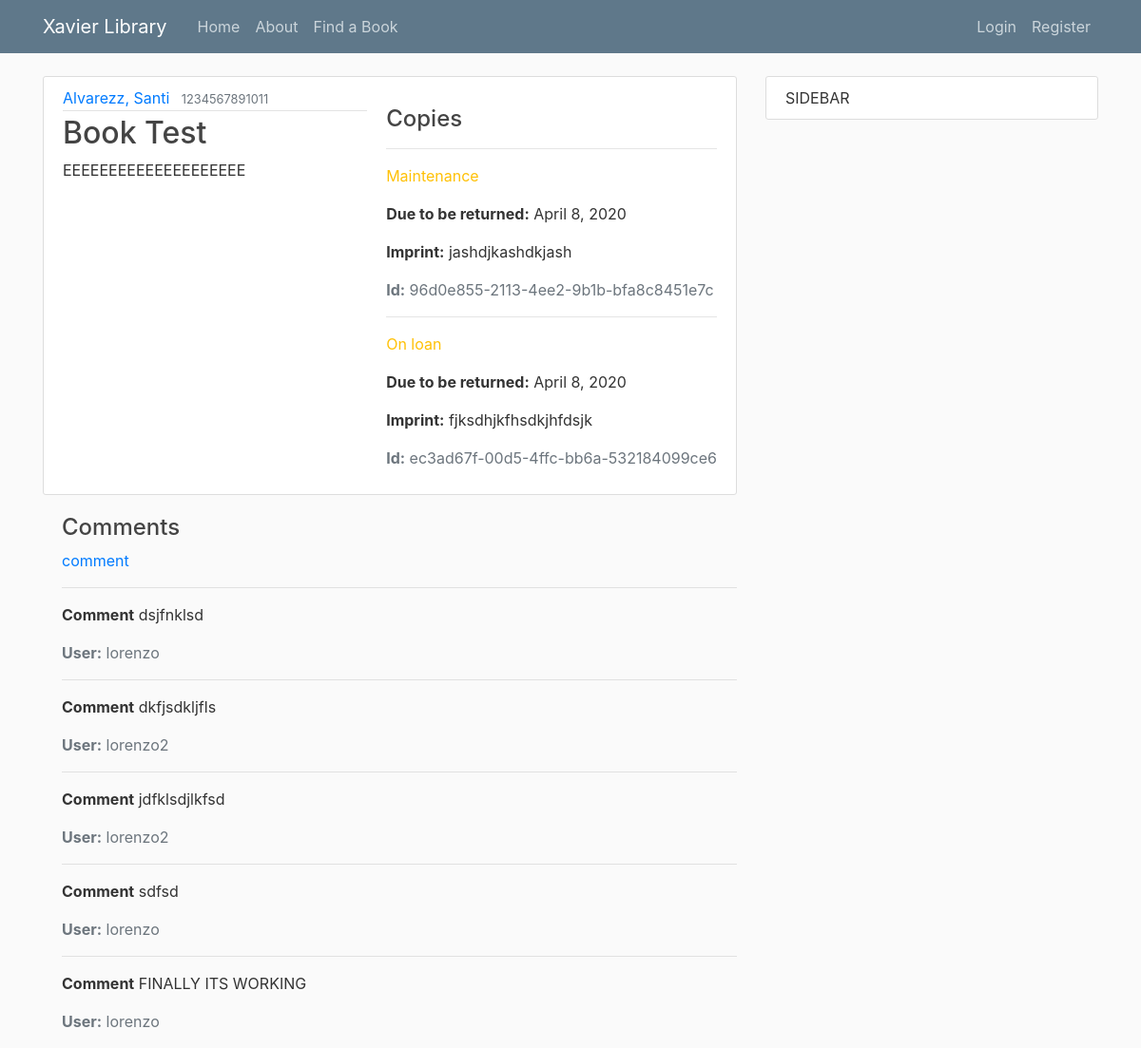
Before: /book/1/ with the older database file.
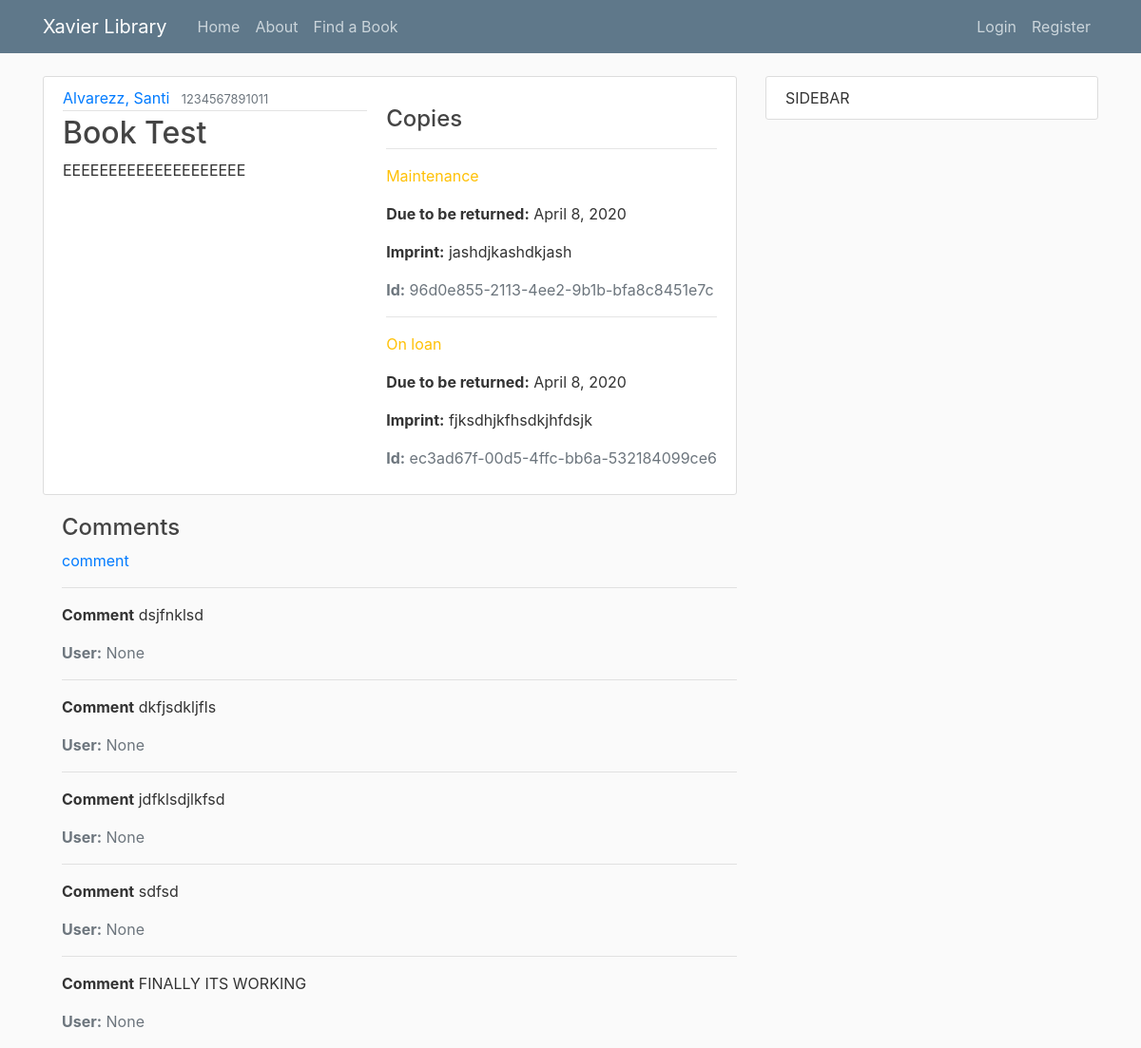
After: the same page with the newer database file.
### library/models.py (models this page shows, shortened)
class comment(models.Model):
    book = models.ForeignKey('Book', on_delete=models.SET_NULL, null=True)
    comment = models.TextField(max_length=1000, help_text="Enter a Comment")
    author = models.ForeignKey(User, on_delete=models.SET_NULL, null=True)

### library/views.py (the view)
# urls.py: path('book/<int:pk>/',BookDetailView.as_view(), name='book-detail'),#path('book/<book>',views.book, name='library-book'),
class BookDetailView(DetailView):
	model = Book

### library/models.py (called while the page is built)
    def __str__(self):
        return '{0}, {1}'.format(self.last_name, self.first_name)

### library/templates/library/book_detail.html (shortened to what this page needs)
{% extends "library/base.html" %}
{% block content%}
			<article class="media content-section">
			  <div class="media-body">
			    <div class="article-metadata">
			      <a class="mr-2" href="#">{{ object.author }}</a>
			      <small class="text-muted">{{ object.isbn }}</small>
			    </div>
			    <h2 class="article-title">{{ object.title }}</h2>
			    <p class="article-content">{{ object.summary }}</p>
			  </div>
			  <div style="margin-left:20px;margin-top:20px">
			    <h4>Copies</h4>
			    {% for copy in book.bookinstance_set.all %}
			      <hr>
			      <p class="{% if copy.status == 'a' %}text-success{% elif copy.status == 'm' %}text-danger{% else %}text-warning{% endif %}">
			        {{ copy.get_status_display }}
			      </p>
			      {% if copy.status != 'a' %}
			        <p><strong>Due to be returned:</strong> {{ copy.due_back }}</p>
			      {% endif %}
			      <p><strong>Imprint:</strong> {{ copy.imprint }}</p>
			      <p class="text-muted"><strong>Id:</strong> {{ copy.id }}</p>
			    {% endfor %}
			  </div>
			</article>
			<div style="margin-left:20px;margin-top:20px">
			    <h4>Comments</h4>
			    <div class="form-group">
					<a class="mr-2" href="{% url 'comment-create' object.id %}">comment</a>
				</div>
			    {% for comment in book.comment_set.all %}
			      <hr>
			      <p><strong>Comment</strong> {{ comment.comment }}</p>
			      <p class="text-muted"><strong>User:</strong> {{ comment.author }}</p>
			    {% endfor %}
			  </div>
{% endblock content %}

Changed rows visible on the page:
changed comment "dsjfnklsd": author "lorenzo" → "None"
changed comment "dkfjsdkljfls": author "lorenzo2" → "None"
changed comment "jdfklsdjlkfsd": author "lorenzo2" → "None"
changed comment "sdfsd": author "lorenzo" → "None"
changed comment "FINALLY ITS WORKING": author "lorenzo" → "None"
